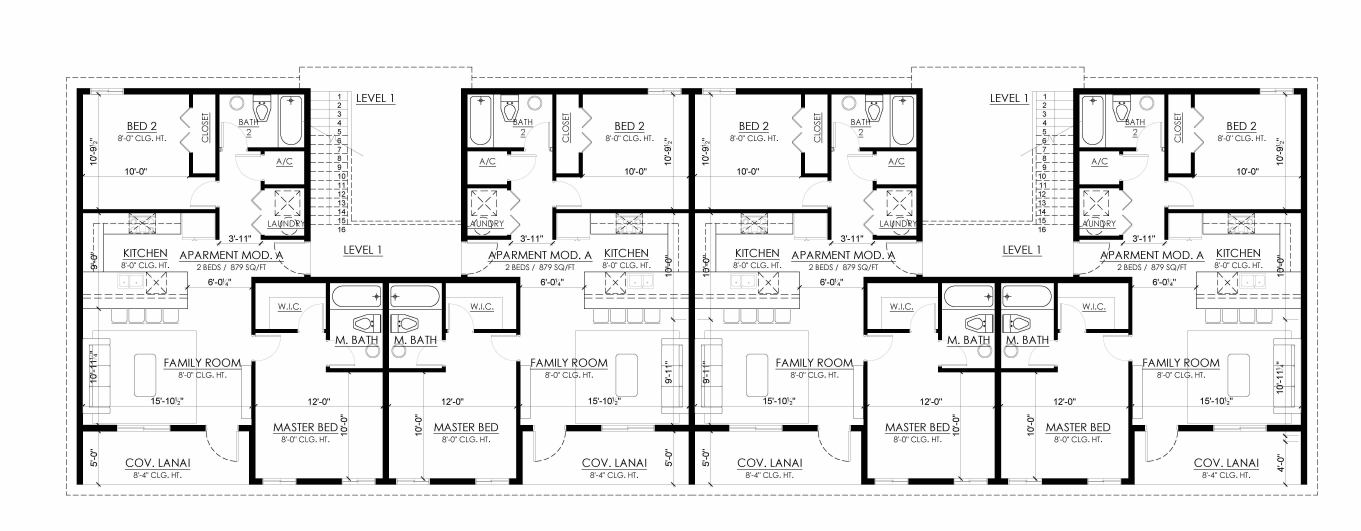
#> input picture floorplan.jpg, 8163 x 3182 px (shown at 1/6 size)
$ jupyter execute --allow-errors prototype.ipynb   (shell and % lines are left out)
#> lines starting #> are read from the running program, lines starting #| are printed output that depends on the picture; after the words box and inside, x2 and y2 are one past the last pixel; in counts of white or black regions, pixels touching at a corner belong together
# Estimating the cost of wall painting with basic computer vision techniques

### Introduction

Below is a demonstration of how I was able to precisely estimate the amount of paint and contractor labor needed to cover all of the walls in a one-storey building. This aproach shows that by using basic computer vision libraries (OpenCV and scikit-image) it's possible to automate the tedius process of construction takeoff and cost estimation.

It took me about a day to develop the following script. It completes estimation of a painting job in a 36-room building in a matter of about 5 seconds. It would take about 1.5 hours for a typical estimator to complete the same process by hand, which means the basic script below is 1,080x times faster.

### Implementation

[cell 1]
import numpy as np
import matplotlib.pyplot as plt

import cv2
from skimage import measure


# set scale as 100 px per linear foot
SCALE = 100

# wall height in ft
HEIGHT = 8

# paint efficiency (sq ft per galon)
PAINT_EFFICIENCY = 400

# Prices are for Palo Alto, CA

# cost of 1 GA of paint
# https://www.homedepot.com/p/BEHR-Premium-Plus-Ultra-1-gal-M460-3-Big-Surf-Matte-Interior-Paint-and-Primer-in-One-175001/205282858
PAINT_COST_GALLON = 32.98

# labor efficiency (labor hours per square foot)
LABOR_EFFICIENCY = 0.07

# labor cost (dollars per square foot)
LABOR_COST = 0.37

[cell 2]
# read floorplan image and convert to grayscale
image = cv2.imread('floorplan.jpg')
#> image is the input picture: shape (3182, 8163, 3); min 0, max 255, mean 233.7
image = cv2.cvtColor(image, cv2.COLOR_BGR2RGB)
gray = cv2.cvtColor(image, cv2.COLOR_RGB2GRAY)

# plot
plt.figure(figsize=(20,10))
plt.title('Original floor plan', fontdict={'fontsize':20},pad=20.0)
plt.imshow(gray, cmap='gray')

[cell 3]
# dilate the image to isolate walls
kernel = np.ones((5,5),np.uint8)
dilation = cv2.dilate(gray,kernel,iterations = 2)
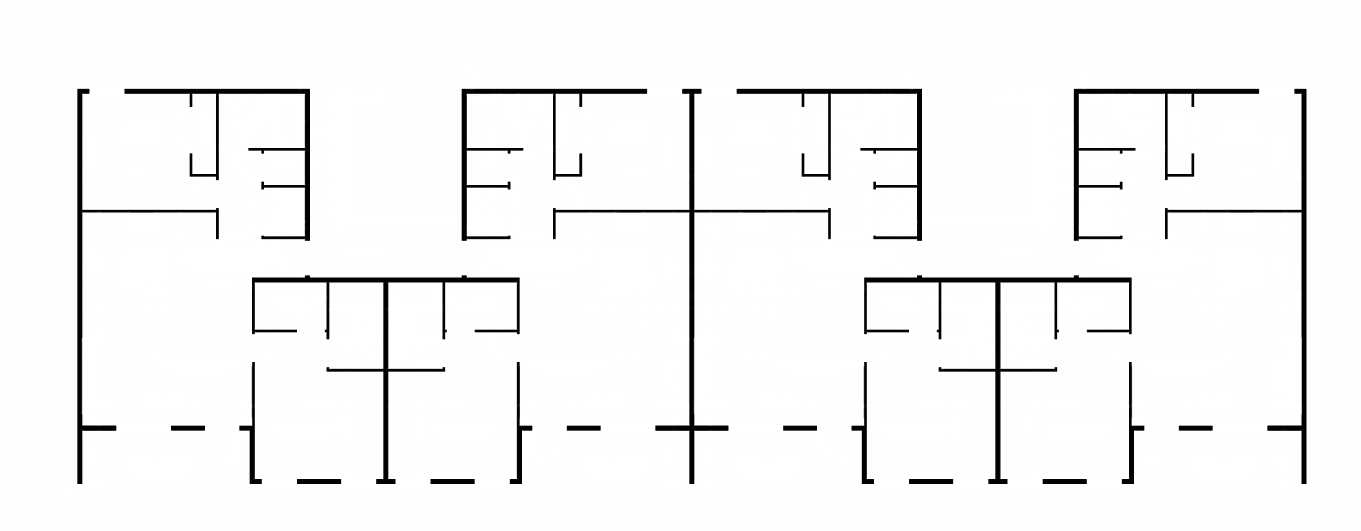
#> dilation: shape (3182, 8163) (shown at 1/6 size); min 2, max 255, mean 244

# convert to binary
ret,binary = cv2.threshold(dilation,127,255,cv2.THRESH_BINARY)
#> binary: shape (3182, 8163); 95.9% white; 21 black regions, largest, box (x1, y1, x2, y2) and area: (5185, 1652, 6790, 2904) 130089, (1512, 1652, 3118, 2904) 129957, (3318, 533, 4985, 2904) 118617

# display
plt.figure(figsize=(20,10))
plt.title('Walls with noise removed', fontdict={'fontsize':20},pad=20.0)
plt.imshow(binary, cmap='gray')

[cell 4]
# find image contours
contours = measure.find_contours(binary, 0.8)
#> contours = 21 point arrays, longest 10975 points

[cell 5]
plt.figure(figsize=(20,10))
plt.title('Found contours of wall surface', fontdict={'fontsize':20},pad=20.0)
for n, contour in enumerate(contours):
    plt.plot(contour[:, 1], contour[:, 0], linewidth=4)
#> this loop made 21 passes
plt.imshow(binary, interpolation='nearest', cmap='gray')
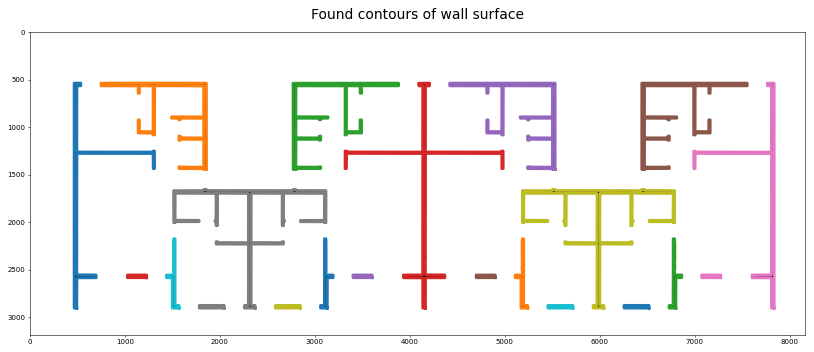
#> figure drawn by matplotlib, 1 panel

[cell 6]
perimeter = sum([len(contour) for contour in contours])
#> perimeter = 88093
linear_feel_wall = perimeter / SCALE
#> linear_feel_wall = 880.9
sq_feet_wall = linear_feel_wall * HEIGHT
#> sq_feet_wall = 7047.4
gallons_paint = sq_feet_wall / PAINT_EFFICIENCY
#> gallons_paint = 17.62
#> (the rest of this cell did not finish here and is left out)

### Results

[cell 7]
print()
print(" /// ----- /// CONSTRUCTION COST ESTIMATION  /// ----- ///")
print()
print()
print()
print("Surface area of wall to be painted:", "{0:.2f}".format(sq_feet_wall), "Sq. Ft.")
#| Surface area of wall to be painted: 7047.44 Sq. Ft.
print()
print("----------------------------------------------------------------")
print()
print("Gallons of paint needed","{0:.2f}".format(gallons_paint),"Gal.")
#| Gallons of paint needed 17.62 Gal.
print()
print("----------------------------------------------------------------")
print()
#> (the rest of this cell did not finish here and is left out)
